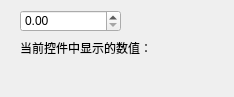
<?xml version="1.0" encoding="UTF-8"?>
<ui version="4.0">
 <class>MainWindow</class>
 <widget class="QMainWindow" name="MainWindow">
  <property name="geometry">
   <rect>
    <x>0</x>
    <y>0</y>
    <width>234</width>
    <height>97</height>
   </rect>
  </property>
  <property name="windowTitle">
   <string>MainWindow</string>
  </property>
  <widget class="QWidget" name="centralwidget">
   <widget class="QLabel" name="label">
    <property name="geometry">
     <rect>
      <x>20</x>
      <y>40</y>
      <width>131</width>
      <height>16</height>
     </rect>
    </property>
    <property name="text">
     <string>当前控件中显示的数值：</string>
    </property>
   </widget>
   <widget class="QLabel" name="label_2">
    <property name="geometry">
     <rect>
      <x>150</x>
      <y>40</y>
      <width>54</width>
      <height>12</height>
     </rect>
    </property>
    <property name="text">
     <string/>
    </property>
   </widget>
   <widget class="QDoubleSpinBox" name="doubleSpinBox">
    <property name="geometry">
     <rect>
      <x>20</x>
      <y>10</y>
      <width>101</width>
      <height>22</height>
     </rect>
    </property>
   </widget>
  </widget>
  <widget class="QMenuBar" name="menubar">
   <property name="geometry">
    <rect>
     <x>0</x>
     <y>0</y>
     <width>234</width>
     <height>23</height>
    </rect>
   </property>
  </widget>
 </widget>
 <resources/>
 <connections/>
</ui>
